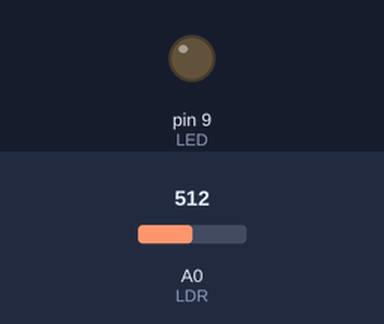
A sketch run on a simulated Arduino Uno, built with avr-gcc and run on an emulated ATmega328P. On the bench: output pins drawn as LEDs (lit = HIGH). The test bench sets the inputs (shaded band); at power-on: A0 (LDR) = 512.

Above: at 1.2 s.
1.3 s: A0 (LDR) set to 427
2.8 s: A0 (LDR) set to 391
At 3.5 s:
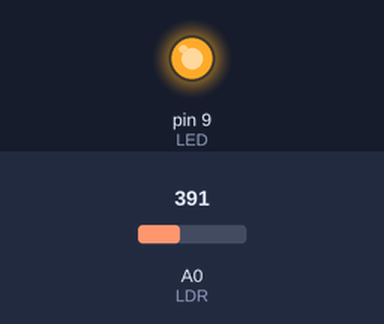
4.3 s: A0 (LDR) set to 511
At 4.6 s:
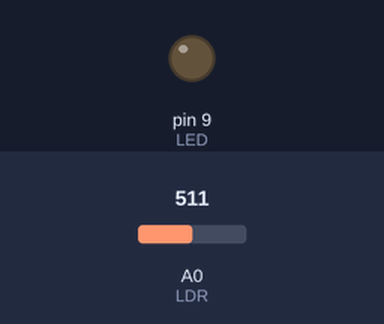
5.8 s: A0 (LDR) set to 306
At 7.0 s:
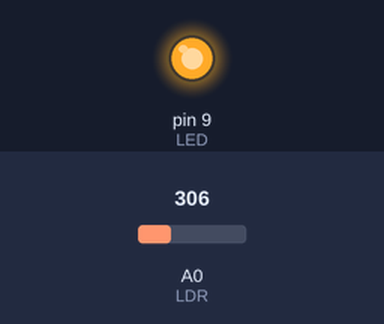
Timing chart, 0 to 8.3 s (numbered marks = the images above; inputs shaded):
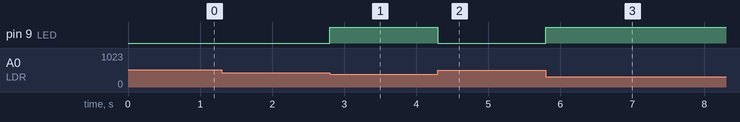

Measured:
- the behaviour switches between 410 and 409 on A0 (LDR) (found by bisection; images 0 and 1)
- after the input at 1.3 s, every drawn part: stays the same
- after the input at 2.8 s, pin 9 (LED): LOW → HIGH at once
- after the input at 4.3 s, pin 9 (LED): HIGH → LOW at once
- after the input at 5.8 s, pin 9 (LED): LOW → HIGH at once

The sketch:

ldr_light.ino.ino
```cpp
#define LED 9
#define LDR A0
int light;
char volt;

void setup() {
  // put your setup code here, to run once:
  pinMode(LED, OUTPUT);
  Serial.begin(9600);
}

void loop() {
  // put your main code here, to run repeatedly:
  light = analogRead(LDR);
  volt = (5 * light)/1024;
  if(volt < 2)
  {
    digitalWrite(LED,HIGH);
  }
  else
  {
    digitalWrite(LED,LOW);
  }

}
```
